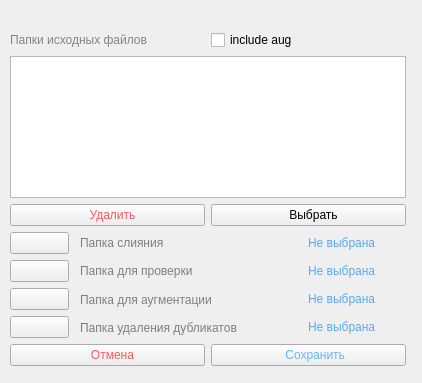
<?xml version="1.0" encoding="UTF-8"?>
<ui version="4.0">
 <class>Form</class>
 <widget class="QWidget" name="Form">
  <property name="geometry">
   <rect>
    <x>0</x>
    <y>0</y>
    <width>422</width>
    <height>383</height>
   </rect>
  </property>
  <property name="windowTitle">
   <string>Form</string>
  </property>
  <widget class="QWidget" name="layoutWidget">
   <property name="geometry">
    <rect>
     <x>10</x>
     <y>30</y>
     <width>396</width>
     <height>336</height>
    </rect>
   </property>
   <layout class="QVBoxLayout" name="verticalLayout_4">
    <item>
     <layout class="QGridLayout" name="gridLayout">
      <item row="0" column="0">
       <widget class="QLabel" name="label">
        <property name="palette">
         <palette>
          <active>
           <colorrole role="WindowText">
            <brush brushstyle="SolidPattern">
             <color alpha="255">
              <red>132</red>
              <green>132</green>
              <blue>132</blue>
             </color>
            </brush>
           </colorrole>
          </active>
          <inactive>
           <colorrole role="WindowText">
            <brush brushstyle="SolidPattern">
             <color alpha="255">
              <red>132</red>
              <green>132</green>
              <blue>132</blue>
             </color>
            </brush>
           </colorrole>
          </inactive>
          <disabled>
           <colorrole role="WindowText">
            <brush brushstyle="SolidPattern">
             <color alpha="255">
              <red>120</red>
              <green>120</green>
              <blue>120</blue>
             </color>
            </brush>
           </colorrole>
          </disabled>
         </palette>
        </property>
        <property name="text">
         <string>Папки исходных файлов</string>
        </property>
       </widget>
      </item>
      <item row="2" column="0">
       <widget class="QPushButton" name="pushButton_5">
        <property name="palette">
         <palette>
          <active>
           <colorrole role="ButtonText">
            <brush brushstyle="SolidPattern">
             <color alpha="255">
              <red>255</red>
              <green>87</green>
              <blue>90</blue>
             </color>
            </brush>
           </colorrole>
          </active>
          <inactive>
           <colorrole role="ButtonText">
            <brush brushstyle="SolidPattern">
             <color alpha="255">
              <red>255</red>
              <green>87</green>
              <blue>90</blue>
             </color>
            </brush>
           </colorrole>
          </inactive>
          <disabled>
           <colorrole role="ButtonText">
            <brush brushstyle="SolidPattern">
             <color alpha="255">
              <red>120</red>
              <green>120</green>
              <blue>120</blue>
             </color>
            </brush>
           </colorrole>
          </disabled>
         </palette>
        </property>
        <property name="text">
         <string>   Удалить</string>
        </property>
        <property name="autoDefault">
         <bool>false</bool>
        </property>
        <property name="flat">
         <bool>false</bool>
        </property>
       </widget>
      </item>
      <item row="1" column="0" colspan="2">
       <widget class="QListWidget" name="listView"/>
      </item>
      <item row="2" column="1">
       <widget class="QPushButton" name="pushButton">
        <property name="text">
         <string>   Выбрать</string>
        </property>
       </widget>
      </item>
      <item row="0" column="1">
       <widget class="QCheckBox" name="checkBox">
        <property name="text">
         <string>include aug</string>
        </property>
       </widget>
      </item>
     </layout>
    </item>
    <item>
     <layout class="QHBoxLayout" name="horizontalLayout">
      <item>
       <layout class="QVBoxLayout" name="verticalLayout_2">
        <item>
         <widget class="QPushButton" name="pushButton_2">
          <property name="enabled">
           <bool>true</bool>
          </property>
          <property name="text">
           <string/>
          </property>
         </widget>
        </item>
        <item>
         <widget class="QPushButton" name="pushButton_6">
          <property name="text">
           <string/>
          </property>
         </widget>
        </item>
        <item>
         <widget class="QPushButton" name="pushButton_7">
          <property name="text">
           <string/>
          </property>
         </widget>
        </item>
        <item>
         <widget class="QPushButton" name="pushButton_8">
          <property name="text">
           <string/>
          </property>
         </widget>
        </item>
       </layout>
      </item>
      <item>
       <layout class="QVBoxLayout" name="verticalLayout">
        <property name="spacing">
         <number>7</number>
        </property>
        <property name="leftMargin">
         <number>5</number>
        </property>
        <property name="rightMargin">
         <number>50</number>
        </property>
        <item>
         <widget class="QLabel" name="label_2">
          <property name="palette">
           <palette>
            <active>
             <colorrole role="WindowText">
              <brush brushstyle="SolidPattern">
               <color alpha="255">
                <red>127</red>
                <green>127</green>
                <blue>127</blue>
               </color>
              </brush>
             </colorrole>
             <colorrole role="Text">
              <brush brushstyle="SolidPattern">
               <color alpha="255">
                <red>127</red>
                <green>127</green>
                <blue>127</blue>
               </color>
              </brush>
             </colorrole>
            </active>
            <inactive>
             <colorrole role="WindowText">
              <brush brushstyle="SolidPattern">
               <color alpha="255">
                <red>127</red>
                <green>127</green>
                <blue>127</blue>
               </color>
              </brush>
             </colorrole>
             <colorrole role="Text">
              <brush brushstyle="SolidPattern">
               <color alpha="255">
                <red>127</red>
                <green>127</green>
                <blue>127</blue>
               </color>
              </brush>
             </colorrole>
            </inactive>
            <disabled>
             <colorrole role="WindowText">
              <brush brushstyle="SolidPattern">
               <color alpha="255">
                <red>120</red>
                <green>120</green>
                <blue>120</blue>
               </color>
              </brush>
             </colorrole>
             <colorrole role="Text">
              <brush brushstyle="SolidPattern">
               <color alpha="255">
                <red>120</red>
                <green>120</green>
                <blue>120</blue>
               </color>
              </brush>
             </colorrole>
            </disabled>
           </palette>
          </property>
          <property name="text">
           <string>Папка слияния</string>
          </property>
         </widget>
        </item>
        <item>
         <widget class="QLabel" name="label_3">
          <property name="palette">
           <palette>
            <active>
             <colorrole role="WindowText">
              <brush brushstyle="SolidPattern">
               <color alpha="255">
                <red>127</red>
                <green>127</green>
                <blue>127</blue>
               </color>
              </brush>
             </colorrole>
             <colorrole role="Text">
              <brush brushstyle="SolidPattern">
               <color alpha="255">
                <red>127</red>
                <green>127</green>
                <blue>127</blue>
               </color>
              </brush>
             </colorrole>
            </active>
            <inactive>
             <colorrole role="WindowText">
              <brush brushstyle="SolidPattern">
               <color alpha="255">
                <red>127</red>
                <green>127</green>
                <blue>127</blue>
               </color>
              </brush>
             </colorrole>
             <colorrole role="Text">
              <brush brushstyle="SolidPattern">
               <color alpha="255">
                <red>127</red>
                <green>127</green>
                <blue>127</blue>
               </color>
              </brush>
             </colorrole>
            </inactive>
            <disabled>
             <colorrole role="WindowText">
              <brush brushstyle="SolidPattern">
               <color alpha="255">
                <red>120</red>
                <green>120</green>
                <blue>120</blue>
               </color>
              </brush>
             </colorrole>
             <colorrole role="Text">
              <brush brushstyle="SolidPattern">
               <color alpha="255">
                <red>120</red>
                <green>120</green>
                <blue>120</blue>
               </color>
              </brush>
             </colorrole>
            </disabled>
           </palette>
          </property>
          <property name="text">
           <string>Папка для проверки</string>
          </property>
         </widget>
        </item>
        <item>
         <widget class="QLabel" name="label_4">
          <property name="palette">
           <palette>
            <active>
             <colorrole role="WindowText">
              <brush brushstyle="SolidPattern">
               <color alpha="255">
                <red>127</red>
                <green>127</green>
                <blue>127</blue>
               </color>
              </brush>
             </colorrole>
             <colorrole role="Text">
              <brush brushstyle="SolidPattern">
               <color alpha="255">
                <red>127</red>
                <green>127</green>
                <blue>127</blue>
               </color>
              </brush>
             </colorrole>
            </active>
            <inactive>
             <colorrole role="WindowText">
              <brush brushstyle="SolidPattern">
               <color alpha="255">
                <red>127</red>
                <green>127</green>
                <blue>127</blue>
               </color>
              </brush>
             </colorrole>
             <colorrole role="Text">
              <brush brushstyle="SolidPattern">
               <color alpha="255">
                <red>127</red>
                <green>127</green>
                <blue>127</blue>
               </color>
              </brush>
             </colorrole>
            </inactive>
            <disabled>
             <colorrole role="WindowText">
              <brush brushstyle="SolidPattern">
               <color alpha="255">
                <red>120</red>
                <green>120</green>
                <blue>120</blue>
               </color>
              </brush>
             </colorrole>
             <colorrole role="Text">
              <brush brushstyle="SolidPattern">
               <color alpha="255">
                <red>120</red>
                <green>120</green>
                <blue>120</blue>
               </color>
              </brush>
             </colorrole>
            </disabled>
           </palette>
          </property>
          <property name="text">
           <string>Папка для аугментации</string>
          </property>
         </widget>
        </item>
        <item>
         <widget class="QLabel" name="label_8">
          <property name="palette">
           <palette>
            <active>
             <colorrole role="WindowText">
              <brush brushstyle="SolidPattern">
               <color alpha="255">
                <red>127</red>
                <green>127</green>
                <blue>127</blue>
               </color>
              </brush>
             </colorrole>
             <colorrole role="Text">
              <brush brushstyle="SolidPattern">
               <color alpha="255">
                <red>127</red>
                <green>127</green>
                <blue>127</blue>
               </color>
              </brush>
             </colorrole>
            </active>
            <inactive>
             <colorrole role="WindowText">
              <brush brushstyle="SolidPattern">
               <color alpha="255">
                <red>127</red>
                <green>127</green>
                <blue>127</blue>
               </color>
              </brush>
             </colorrole>
             <colorrole role="Text">
              <brush brushstyle="SolidPattern">
               <color alpha="255">
                <red>127</red>
                <green>127</green>
                <blue>127</blue>
               </color>
              </brush>
             </colorrole>
            </inactive>
            <disabled>
             <colorrole role="WindowText">
              <brush brushstyle="SolidPattern">
               <color alpha="255">
                <red>120</red>
                <green>120</green>
                <blue>120</blue>
               </color>
              </brush>
             </colorrole>
             <colorrole role="Text">
              <brush brushstyle="SolidPattern">
               <color alpha="255">
                <red>120</red>
                <green>120</green>
                <blue>120</blue>
               </color>
              </brush>
             </colorrole>
            </disabled>
           </palette>
          </property>
          <property name="text">
           <string>Папка удаления дубликатов</string>
          </property>
         </widget>
        </item>
       </layout>
      </item>
      <item>
       <layout class="QVBoxLayout" name="verticalLayout_3">
        <property name="leftMargin">
         <number>15</number>
        </property>
        <property name="rightMargin">
         <number>30</number>
        </property>
        <item>
         <widget class="QLabel" name="label_7">
          <property name="palette">
           <palette>
            <active>
             <colorrole role="WindowText">
              <brush brushstyle="SolidPattern">
               <color alpha="255">
                <red>85</red>
                <green>170</green>
                <blue>255</blue>
               </color>
              </brush>
             </colorrole>
            </active>
            <inactive>
             <colorrole role="WindowText">
              <brush brushstyle="SolidPattern">
               <color alpha="255">
                <red>85</red>
                <green>170</green>
                <blue>255</blue>
               </color>
              </brush>
             </colorrole>
            </inactive>
            <disabled>
             <colorrole role="WindowText">
              <brush brushstyle="SolidPattern">
               <color alpha="255">
                <red>120</red>
                <green>120</green>
                <blue>120</blue>
               </color>
              </brush>
             </colorrole>
            </disabled>
           </palette>
          </property>
          <property name="text">
           <string>Не выбрана</string>
          </property>
         </widget>
        </item>
        <item>
         <widget class="QLabel" name="label_5">
          <property name="palette">
           <palette>
            <active>
             <colorrole role="WindowText">
              <brush brushstyle="SolidPattern">
               <color alpha="255">
                <red>85</red>
                <green>170</green>
                <blue>255</blue>
               </color>
              </brush>
             </colorrole>
            </active>
            <inactive>
             <colorrole role="WindowText">
              <brush brushstyle="SolidPattern">
               <color alpha="255">
                <red>85</red>
                <green>170</green>
                <blue>255</blue>
               </color>
              </brush>
             </colorrole>
            </inactive>
            <disabled>
             <colorrole role="WindowText">
              <brush brushstyle="SolidPattern">
               <color alpha="255">
                <red>120</red>
                <green>120</green>
                <blue>120</blue>
               </color>
              </brush>
             </colorrole>
            </disabled>
           </palette>
          </property>
          <property name="text">
           <string>Не выбрана</string>
          </property>
         </widget>
        </item>
        <item>
         <widget class="QLabel" name="label_6">
          <property name="palette">
           <palette>
            <active>
             <colorrole role="WindowText">
              <brush brushstyle="SolidPattern">
               <color alpha="255">
                <red>85</red>
                <green>170</green>
                <blue>255</blue>
               </color>
              </brush>
             </colorrole>
            </active>
            <inactive>
             <colorrole role="WindowText">
              <brush brushstyle="SolidPattern">
               <color alpha="255">
                <red>85</red>
                <green>170</green>
                <blue>255</blue>
               </color>
              </brush>
             </colorrole>
            </inactive>
            <disabled>
             <colorrole role="WindowText">
              <brush brushstyle="SolidPattern">
               <color alpha="255">
                <red>120</red>
                <green>120</green>
                <blue>120</blue>
               </color>
              </brush>
             </colorrole>
            </disabled>
           </palette>
          </property>
          <property name="text">
           <string>Не выбрана</string>
          </property>
         </widget>
        </item>
        <item>
         <widget class="QLabel" name="label_9">
          <property name="palette">
           <palette>
            <active>
             <colorrole role="WindowText">
              <brush brushstyle="SolidPattern">
               <color alpha="255">
                <red>85</red>
                <green>170</green>
                <blue>255</blue>
               </color>
              </brush>
             </colorrole>
            </active>
            <inactive>
             <colorrole role="WindowText">
              <brush brushstyle="SolidPattern">
               <color alpha="255">
                <red>85</red>
                <green>170</green>
                <blue>255</blue>
               </color>
              </brush>
             </colorrole>
            </inactive>
            <disabled>
             <colorrole role="WindowText">
              <brush brushstyle="SolidPattern">
               <color alpha="255">
                <red>120</red>
                <green>120</green>
                <blue>120</blue>
               </color>
              </brush>
             </colorrole>
            </disabled>
           </palette>
          </property>
          <property name="text">
           <string>Не выбрана</string>
          </property>
         </widget>
        </item>
       </layout>
      </item>
     </layout>
    </item>
    <item>
     <layout class="QHBoxLayout" name="horizontalLayout_2">
      <item>
       <widget class="QPushButton" name="pushButton_4">
        <property name="palette">
         <palette>
          <active>
           <colorrole role="ButtonText">
            <brush brushstyle="SolidPattern">
             <color alpha="255">
              <red>255</red>
              <green>87</green>
              <blue>90</blue>
             </color>
            </brush>
           </colorrole>
          </active>
          <inactive>
           <colorrole role="ButtonText">
            <brush brushstyle="SolidPattern">
             <color alpha="255">
              <red>255</red>
              <green>87</green>
              <blue>90</blue>
             </color>
            </brush>
           </colorrole>
          </inactive>
          <disabled>
           <colorrole role="ButtonText">
            <brush brushstyle="SolidPattern">
             <color alpha="255">
              <red>120</red>
              <green>120</green>
              <blue>120</blue>
             </color>
            </brush>
           </colorrole>
          </disabled>
         </palette>
        </property>
        <property name="text">
         <string>   Отмена</string>
        </property>
       </widget>
      </item>
      <item>
       <widget class="QPushButton" name="pushButton_3">
        <property name="palette">
         <palette>
          <active>
           <colorrole role="ButtonText">
            <brush brushstyle="SolidPattern">
             <color alpha="255">
              <red>103</red>
              <green>182</green>
              <blue>255</blue>
             </color>
            </brush>
           </colorrole>
          </active>
          <inactive>
           <colorrole role="ButtonText">
            <brush brushstyle="SolidPattern">
             <color alpha="255">
              <red>103</red>
              <green>182</green>
              <blue>255</blue>
             </color>
            </brush>
           </colorrole>
          </inactive>
          <disabled>
           <colorrole role="ButtonText">
            <brush brushstyle="SolidPattern">
             <color alpha="255">
              <red>120</red>
              <green>120</green>
              <blue>120</blue>
             </color>
            </brush>
           </colorrole>
          </disabled>
         </palette>
        </property>
        <property name="text">
         <string>    Сохранить</string>
        </property>
       </widget>
      </item>
     </layout>
    </item>
   </layout>
  </widget>
 </widget>
 <resources/>
 <connections/>
</ui>
